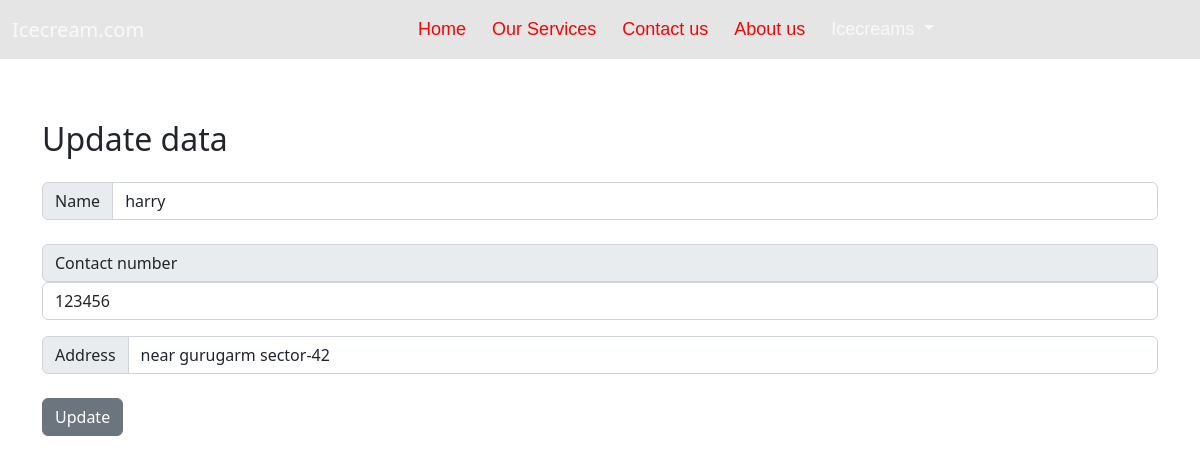
Screenshot of /editpage/2 with the database file from the repository.
### ice/models.py (models this page shows, shortened)
class Order(models.Model):
     Name=models.CharField(max_length=40)
     Mobileno=models.IntegerField(max_length=10)
     Address=models.CharField(max_length=200)
     Icecream=models.CharField(max_length=60)

### ice/views.py (the view)
# urls.py: path('editpage/<int:pk>',views.Editpage,name='editpage'),
def Editpage(request,pk):
    edit=Order.objects.get(id=pk)
    return render(request,'edit.html',{'key2':edit})

### templates/edit.html (shortened to what this page needs)
{%extends 'base.html'%}
{% block body %}
<form action="{% url 'update' pk=key2.id%}" method="post">
  <div class="container">
    <h2>Update data</h2>
    <div class="input-group my-4">
      <span class="input-group-text">Name</span>
      <input type="text" class="form-control" placeholder="Enter your name" aria-label="Username"
        aria-describedby="basic-addon1" name='name' required value="{{key2.Name}}">
    </div>
    <span class="input-group-text">Contact number</span>
    <input type="number" class="form-control" placeholder="Enter your phone no." aria-label="Username"
      aria-describedby="basic-addon1" name='phone.no' value="{{key2.Mobileno}}">
    <div class="input-group mt-3">
      <span class="input-group-text">Address</span>
      <input type="text" class="form-control" placeholder="Enter your address" aria-label="Username"
        aria-describedby="basic-addon1" name='address' value="{{key2.Address}}">
    </div>
    <button type="submit" class="btn btn-secondary my-4">Update</button>
    {% endblock body %}

### templates/edit.html (style rules this page uses)
.container { margin-top: 10%; }

### rows the page displays
Order: name "harry", Mobileno "123456", address "near gurugarm sector-42"
